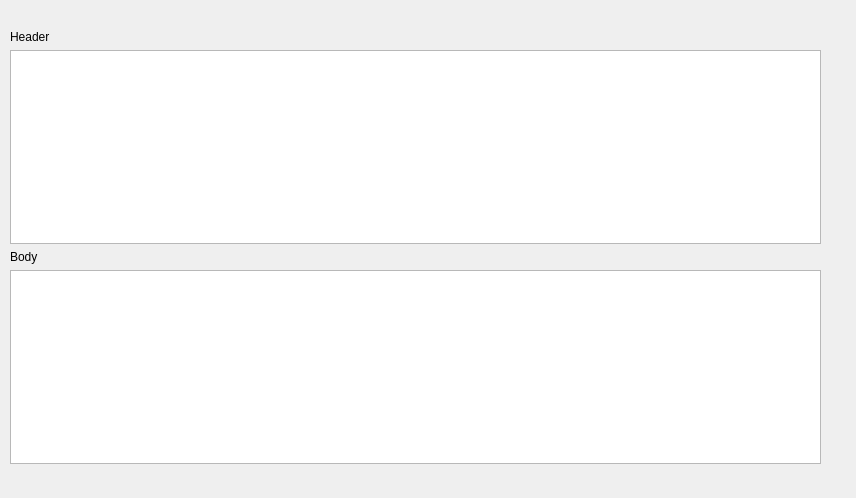
<?xml version="1.0" encoding="UTF-8"?>
<ui version="4.0">
 <class>ViewSourceDialog</class>
 <widget class="QDialog" name="ViewSourceDialog">
  <property name="geometry">
   <rect>
    <x>0</x>
    <y>0</y>
    <width>856</width>
    <height>498</height>
   </rect>
  </property>
  <property name="windowTitle">
   <string>Dialog</string>
  </property>
  <widget class="QWidget" name="horizontalLayoutWidget">
   <property name="geometry">
    <rect>
     <x>10</x>
     <y>30</y>
     <width>811</width>
     <height>434</height>
    </rect>
   </property>
   <layout class="QVBoxLayout" name="verticalLayout">
    <item>
     <widget class="QLabel" name="label">
      <property name="text">
       <string>Header</string>
      </property>
     </widget>
    </item>
    <item>
     <widget class="QTextEdit" name="Header">
      <property name="readOnly">
       <bool>true</bool>
      </property>
     </widget>
    </item>
    <item>
     <widget class="QLabel" name="label_2">
      <property name="text">
       <string>Body</string>
      </property>
     </widget>
    </item>
    <item>
     <widget class="QTextEdit" name="Source"/>
    </item>
   </layout>
  </widget>
 </widget>
 <resources/>
 <connections/>
</ui>
